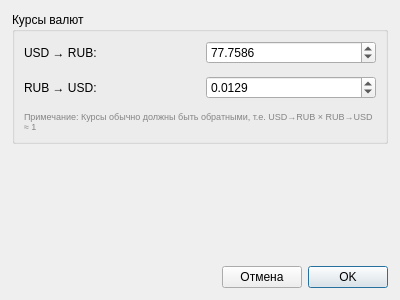
<?xml version="1.0" encoding="UTF-8"?>
<ui version="4.0">
 <class>SettingsDialog</class>
 <widget class="QDialog" name="SettingsDialog">
  <property name="geometry">
   <rect>
    <x>0</x>
    <y>0</y>
    <width>400</width>
    <height>300</height>
   </rect>
  </property>
  <property name="windowTitle">
   <string>Настройки</string>
  </property>
  <layout class="QVBoxLayout" name="mainLayout">
   <property name="leftMargin">
    <number>12</number>
   </property>
   <property name="topMargin">
    <number>12</number>
   </property>
   <property name="rightMargin">
    <number>12</number>
   </property>
   <property name="bottomMargin">
    <number>12</number>
   </property>
   <item>
    <widget class="QGroupBox" name="currencyGroup">
     <property name="title">
      <string>Курсы валют</string>
     </property>
     <layout class="QVBoxLayout" name="currencyLayout">
      <property name="spacing">
       <number>12</number>
      </property>
      <item>
       <layout class="QHBoxLayout" name="usdToRubLayout">
        <item>
         <widget class="QLabel" name="usdToRubLabel">
          <property name="text">
           <string>USD → RUB:</string>
          </property>
          <property name="minimumWidth">
           <number>100</number>
          </property>
         </widget>
        </item>
        <item>
         <widget class="QDoubleSpinBox" name="usdToRubSpinBox">
          <property name="minimum">
           <double>0.010000000000000</double>
          </property>
          <property name="maximum">
           <double>1000.000000000000000</double>
          </property>
          <property name="singleStep">
           <double>0.010000000000000</double>
          </property>
          <property name="decimals">
           <number>4</number>
          </property>
          <property name="value">
           <double>77.758600000000000</double>
          </property>
         </widget>
        </item>
       </layout>
      </item>
      <item>
       <layout class="QHBoxLayout" name="rubToUsdLayout">
        <item>
         <widget class="QLabel" name="rubToUsdLabel">
          <property name="text">
           <string>RUB → USD:</string>
          </property>
          <property name="minimumWidth">
           <number>100</number>
          </property>
         </widget>
        </item>
        <item>
         <widget class="QDoubleSpinBox" name="rubToUsdSpinBox">
          <property name="minimum">
           <double>0.000100000000000</double>
          </property>
          <property name="maximum">
           <double>100.000000000000000</double>
          </property>
          <property name="singleStep">
           <double>0.000100000000000</double>
          </property>
          <property name="decimals">
           <number>4</number>
          </property>
          <property name="value">
           <double>0.012900000000000</double>
          </property>
         </widget>
        </item>
       </layout>
      </item>
      <item>
       <widget class="QLabel" name="rateHintLabel">
        <property name="text">
         <string>Примечание: Курсы обычно должны быть обратными, т.е. USD→RUB × RUB→USD ≈ 1</string>
        </property>
        <property name="wordWrap">
         <bool>true</bool>
        </property>
        <property name="styleSheet">
         <string notr="true">color: #858585; font-size: 9px;</string>
        </property>
       </widget>
      </item>
     </layout>
    </widget>
   </item>
   <item>
    <spacer name="verticalSpacer">
     <property name="orientation">
      <enum>Qt::Vertical</enum>
     </property>
     <property name="sizeHint" stdset="0">
      <size>
       <width>20</width>
       <height>40</height>
      </size>
     </property>
    </spacer>
   </item>
   <item>
    <layout class="QHBoxLayout" name="buttonLayout">
     <item>
      <spacer name="horizontalSpacer">
       <property name="orientation">
        <enum>Qt::Horizontal</enum>
       </property>
       <property name="sizeHint" stdset="0">
        <size>
         <width>40</width>
         <height>20</height>
        </size>
       </property>
      </spacer>
     </item>
     <item>
      <widget class="QPushButton" name="cancelButton">
       <property name="text">
        <string>Отмена</string>
       </property>
      </widget>
     </item>
     <item>
      <widget class="QPushButton" name="okButton">
       <property name="text">
        <string>OK</string>
       </property>
       <property name="default">
        <bool>true</bool>
       </property>
      </widget>
     </item>
    </layout>
   </item>
  </layout>
 </widget>
 <resources/>
 <connections>
  <connection>
   <sender>okButton</sender>
   <signal>clicked()</signal>
   <receiver>SettingsDialog</receiver>
   <slot>accept()</slot>
  </connection>
  <connection>
   <sender>cancelButton</sender>
   <signal>clicked()</signal>
   <receiver>SettingsDialog</receiver>
   <slot>reject()</slot>
  </connection>
 </connections>
</ui>
